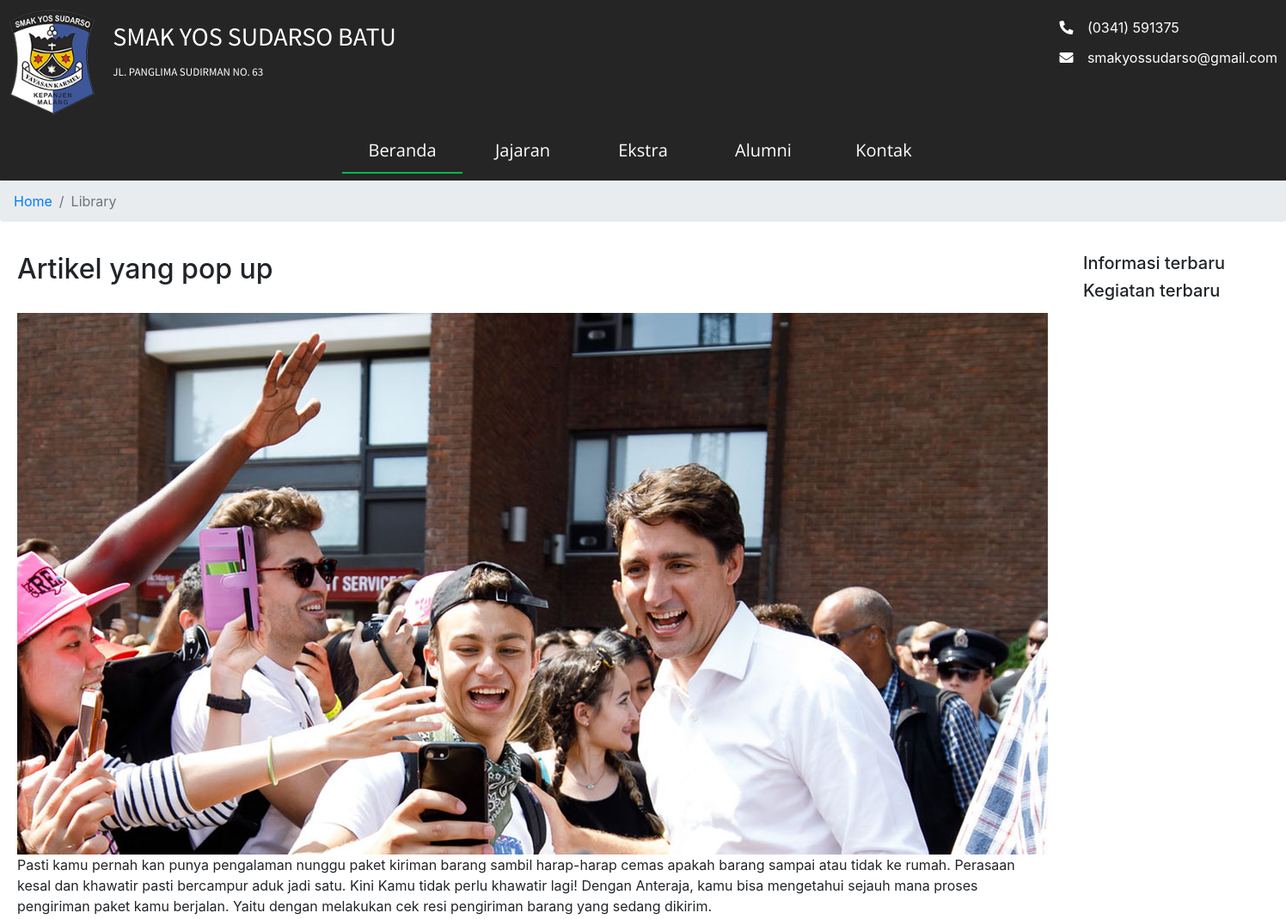
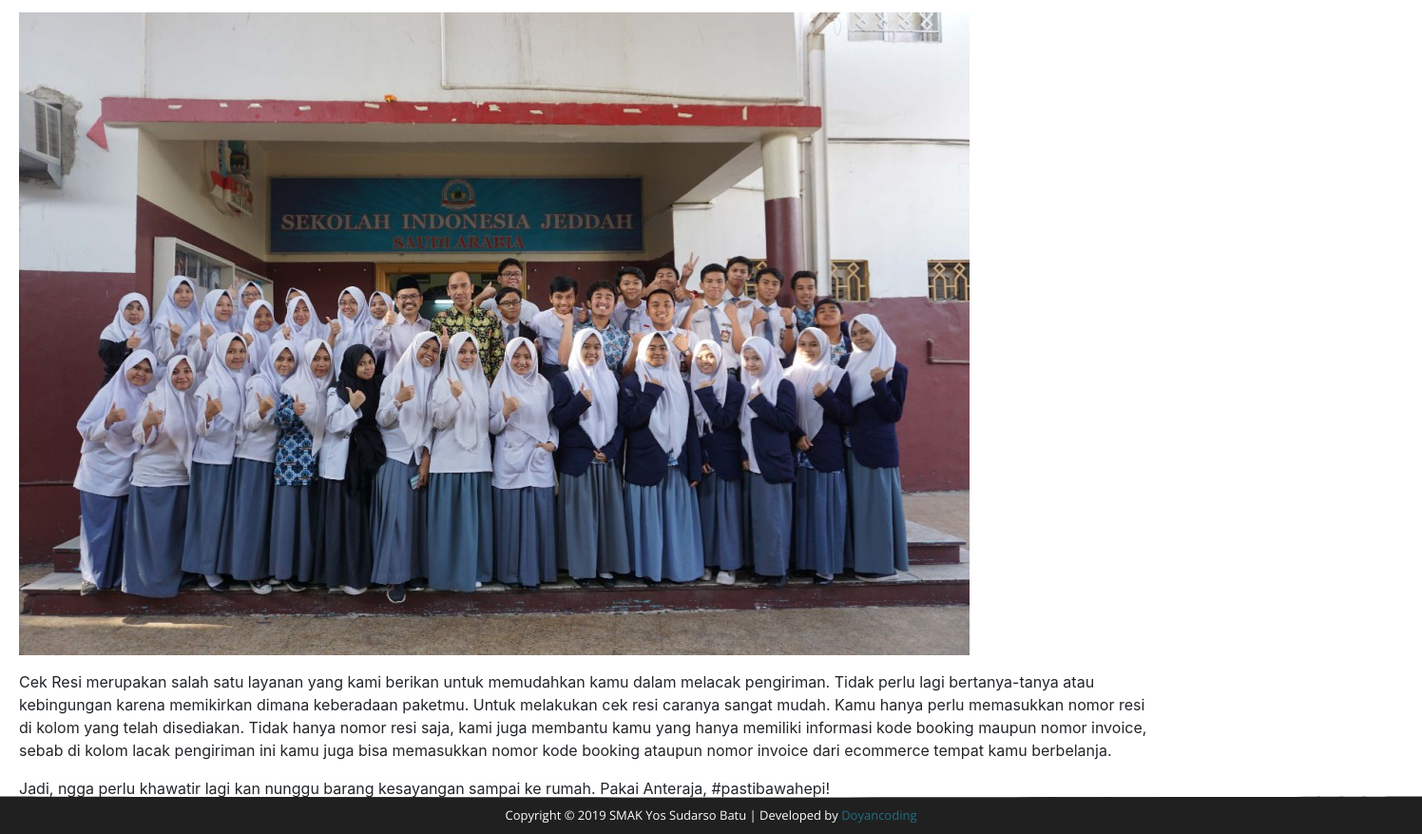
/article/artikel-yang-pop-up, run on the app's committed database (2 pictures, top to bottom).
### tables this page shows
CREATE TABLE `article` (
  `id` int(11) NOT NULL,
  `title` varchar(100) NOT NULL,
  `link` varchar(100) NOT NULL,
  `date` date NOT NULL,
  `image` varchar(30) NOT NULL DEFAULT 'blank.jpg',
  `content` longtext NOT NULL,
  `popup` tinyint(1) NOT NULL DEFAULT '0'
);

### application/controllers/Home.php (called while the page is built, shortened)
<?php
class Home extends CI_Controller {
	public function __construct()
	{
		$this->load->model('crud');
	}
	public function viewArticle($link)
	{
		$type = $this->uri->segment(1);
		$data['navbar'] = $this->load->view('components/comp-navbar', '', TRUE);
		$data['footer'] = $this->load->view('components/comp-footer', '', TRUE);
		$data['head'] = $this->load->view('components/comp-head', '', TRUE);
		$data['svg'] = $this->load->view('components/comp-svg', '', TRUE);
		$data['content'] = $this->crud->GetWhere($type, array('link'=>$link));
		$this->load->view('article', $data);
	}
}

### index.php (called while the page is built, shortened)
<?php
require_once BASEPATH.'core/CodeIgniter.php';

### application/models/Crud.php (called while the page is built, shortened)
<?php
class Crud extends CI_Model {
    public function GetWhere($table, $where){
        $res=$this->db->get_where($table, $where);
        return $res->result_array();
    }
}

### application/views/article.php (the view, shortened to what this page needs)
<!DOCTYPE html>
<html>
<head>
    <?=$head?>
</head>
<body>
    <div id="article-container">
        <?=$navbar?>
        <nav aria-label="breadcrumb">
            <ol class="breadcrumb">
                <li class="breadcrumb-item"><a href="#">Home</a></li>
                <li class="breadcrumb-item active" aria-current="page">Library</li>
            </ol>
        </nav>
        <div id="article-box">
            <div id="article-content">
                <?php
                    echo "<h2>".ucfirst($content[0]['title'])."</h2><br/><img src='".base_url('assets/img/').$this->uri->segment(1)."/".$content[0]['image']."' alt=''><br/>";
                    if ($this->uri->segment(1) == 'article'){
                        echo $content[0]['content'];
                    }else{
                        echo $content[0]['description'];
                    }
                ?>
            </div>
            <div id="side-content">
                <div id="side-news">
                    <h5>Informasi terbaru</h5>
                </div>
                <div id="side-event">
                    <h5>Kegiatan terbaru</h5>
                </div>
            </div>
        </div>
        <?=$footer?>
    </div>
</body>
</html>

### application/views/components/comp-navbar.php (shortened to what this page needs)
<div id="navbar">
    <div id="logo">
        <img src="<?=base_url()?>assets/img/logo.png" alt="" srcset="">
        <div id="school-name">
            <div>SMAK YOS SUDARSO BATU</div>
            <small>JL. PANGLIMA SUDIRMAN NO. 63</small>
        </div>
    </div>
    <div id="school-info">
        <ul>
            <li><i class="fas fa-phone-alt"></i> (0341) 591375</li>
            <li><i class="fas fa-envelope"></i> smakyossudarso@gmail.com</li>
        </ul>
    </div>
    <div id="menubar">
        <ul>
            <li id="menu-one"><a href="#header">Beranda</a></li>
            <li id="menu-two"><a href="#info">Jajaran</a></li>
            <li id="menu-three"><a href="#content">Ekstra</a></li>
            <li id="menu-four"><a href="#testi">Alumni</a></li>
            <li id="menu-five"><a href="#gallery">Kontak</a></li>
            <div></div>
        </ul>
    </div>
</div>

### application/views/components/comp-footer.php
<div id="footer">
    <div id="copyright">Copyright © 2019 SMAK Yos Sudarso Batu | Developed by <a href="https://www.doyancoding.com">Doyancoding</a></div>
</div>

### application/views/components/comp-head.php (shortened to what this page needs)
<link rel="stylesheet" type="text/css" media="screen" href="<?=base_url()?>assets/css/jquery-ui.min.css">
<link rel="stylesheet" type="text/css" media="screen" href="<?=base_url()?>assets/css/all.min.css">
<link rel="stylesheet" type="text/css" media="screen" href="<?=base_url()?>assets/css/slick.css">
<link rel="stylesheet" type="text/css" media="screen" href="<?=base_url()?>assets/css/slick-theme.css">
<link rel="stylesheet" type="text/css" media="screen" href="<?=base_url()?>assets/css/magnific-popup.css">
<link rel="stylesheet" type="text/css" media="screen" href="<?=base_url()?>assets/css/bootstrap.css">
<link rel="stylesheet" type="text/css" media="screen" href="<?=base_url()?>assets/css/main.css">

### assets/css/main.css (style rules this page uses)
* { box-sizing: border-box; }
html, body { margin: 0; padding: 0; background: #252525; }
body { position: relative; background: white; }
#navbar { transition: .4s all ease-in-out; position: fixed; z-index: 999; width: 100%; background-color: rgb(37, 37, 37); height: 210px; overflow: hidden; top: 0; }
#navbar * { transition: .4s all ease-in-out; }
#logo, #school-info { position: absolute; width: fit-content; padding: 10px; }
#logo { height: 145px; }
#logo>img { float: left; max-height: 100%; margin-right: 20px; }
#school-name { transition: .4s all ease-in-out; transition: .05s font-size ease-in-out; float: left; color: white; font-family: 'Source Sans Pro', sans-serif; font-size: 30px; font-style: normal; text-decoration: none; margin-top: 10px; }
#school-name>div { margin-bottom: -10px; }
#school-name>small { font-size: 13px; }
#school-info { right: 0; top: 0; text-align: left; color: white; padding-top: 20px; }
#school-info ul { list-style: none; }
#school-info i { margin: 0 12px 15px 0; }
#menubar { width: 700px; position: absolute; top: 150px; left: 50%; margin-left: -350px; }
#menubar ul { list-style: none; padding: 0; font-size: 0; }
#menubar ul>li { display: inline; text-align: center; }
#menubar ul>li>a { text-decoration: none; font-size: 20px; font-family: 'Open Sans', sans-serif; color: white; padding: 10px; margin: 0; width: 20%; display: inline-block; }
#menubar div { height: 1.5px; width: 20%; margin: 0; background: rgba(0, 242, 97, 0.7); border: none; transition: .3s ease-in-out; }
#footer { position: relative; color: white; font-family: 'Open Sans', sans-serif; width: 100%; height: 40px; background-color: #252525; position: absolute; bottom: 0; clip-path: url('#wave-up'); }
#copyright { position: absolute; font-size: 13px; bottom: 0; text-align: center; padding: 10px 0; width: 100%; background: #202020; }
#copyright a { color: #206f83; }
#article-container nav { margin-top: 210px; }
#article-box { transition: .4s all ease-in-out; padding: 10px; display: grid; grid-template-columns: auto 20%; grid-column-gap: 20px; }
#article-content { padding: 10px; }
#side-content { padding: 10px; }

### data on the page
article: title "Artikel yang pop up", image (picture), content "Pasti kamu pernah kan punya pengalaman nunggu paket kiriman barang sambil harap-harap cemas apakah barang sampai atau tidak ke rumah. Perasaan kesal dan khawatir pasti bercampur aduk jadi satu. Kini Kamu tidak perlu khawatir lagi! Dengan Anteraja, kamu bisa mengetahui sejauh mana proses pengiriman paket kamu berjalan. Yaitu dengan melakukan cek resi pengiriman barang yang sedang dikirim. Cek Resi merupakan salah satu layanan yang kami berikan untuk memudahkan kamu dalam melacak pengiriman. Tidak perlu lagi bertanya-tanya atau kebingungan karena memikirkan dimana keberadaan paketmu. Untuk melakukan cek resi caranya sangat mudah. Kamu hanya perlu memasukkan nomor resi di kolom yang telah…", content (picture)
